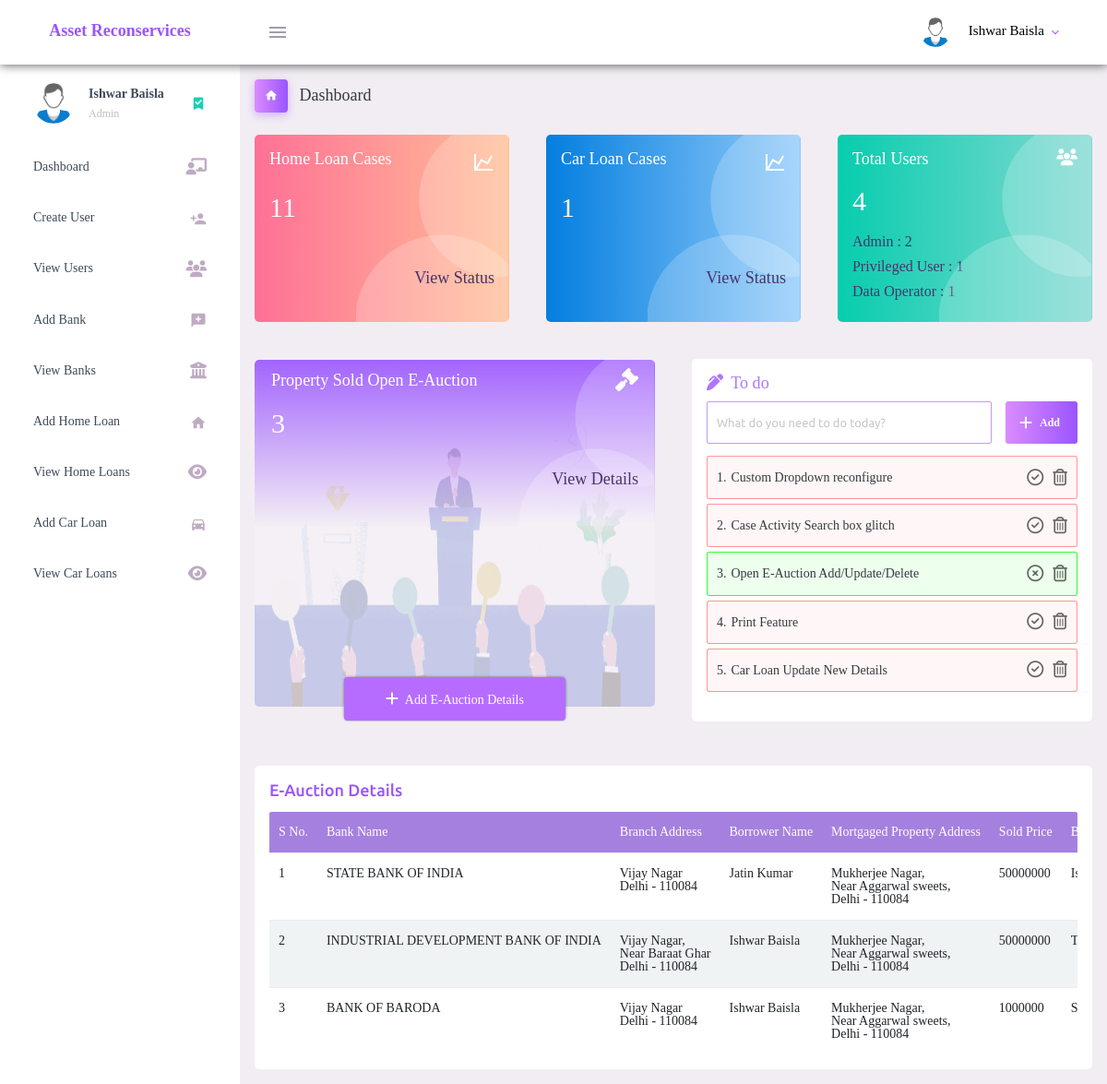
Before: / (signed in) with the older database file.
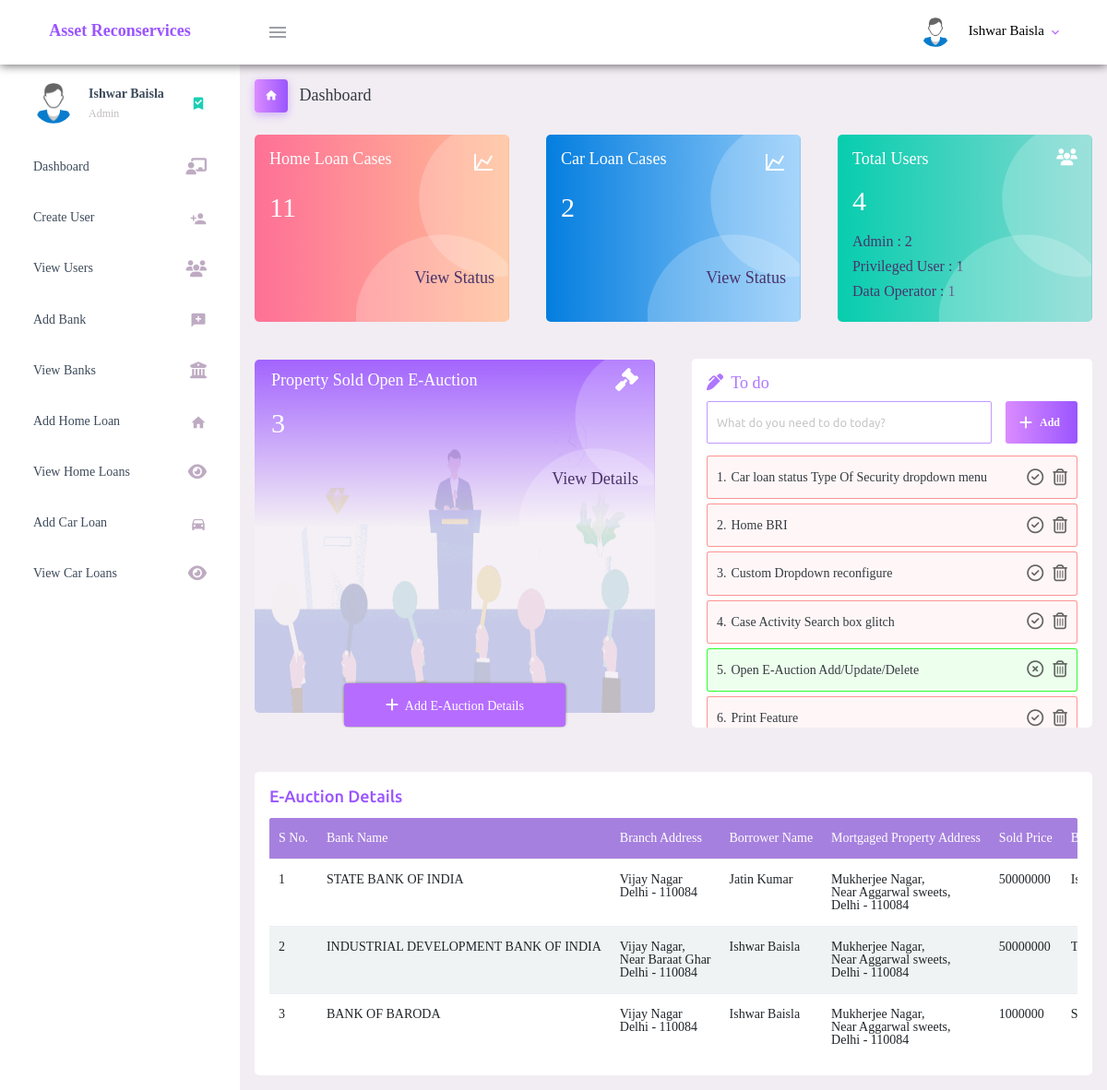
After: the same page with the newer database file.
### tables this page shows
CREATE TABLE `to_do` (
  `to_do_id` int(11) NOT NULL,
  `user_id` int(11) NOT NULL,
  `to_do_work` varchar(200) NOT NULL,
  `status` tinyint(4) NOT NULL
);

CREATE TABLE `e_auction` (
  `e_auction_id` int(11) NOT NULL,
  `bank_name` varchar(100) NOT NULL,
  `branch_address` varchar(200) NOT NULL,
  `borrower_name` varchar(50) NOT NULL,
  `property_address` varchar(200) NOT NULL,
  `sold_price` varchar(50) NOT NULL,
  `bidder_name` varchar(50) NOT NULL
);

### index.php (the view, shortened to what this page needs)
<?php
  require_once('connection.php');
  $sql = "SELECT user_id FROM user_registration WHERE user_permitted = '1'";
  $result = $conn->query($sql);
  $total_users = $result->num_rows;
  $sql = "SELECT user_id FROM user_registration WHERE user_role = '2' AND user_permitted = '1'";
  $result = $conn->query($sql);
  $total_admin = $result->num_rows;
  $sql = "SELECT user_id FROM user_registration WHERE user_role = '1' AND user_permitted = '1'";
  $result = $conn->query($sql);
  $total_privileged_user = $result->num_rows;
  $sql = "SELECT user_id FROM user_registration WHERE user_role = '0' AND user_permitted = '1'";
  $result = $conn->query($sql);
  $total_data_operator = $result->num_rows;
  $sql = "SELECT home_loan_cid FROM home_loan";
  $result = $conn->query($sql);
  $total_home_loan = $result->num_rows;
  $sql = "SELECT car_loan_cid FROM car_loan";
  $result = $conn->query($sql);
  $total_car_loan = $result->num_rows;
  $sql = "SELECT * FROM e_auction";
  $result = $conn->query($sql);
  $e_auction = array();
  while($row = $result->fetch_assoc()){
    array_push($e_auction, $row);
  }
?>
<!DOCTYPE html>
<html lang="en">
  <head>
    <?php require 'includes/layout.php'; ?>
  </head>
  <body>
    <div class="container-scroller">
      <?php require 'includes/dashboard-header.php'; ?>
      <div class="container-fluid page-body-wrapper">
        <?php require 'includes/side-navigation.php'; ?>
        <div class="main-panel">
          <div class="content-wrapper">
            <div class="page-header">
              <h3 class="page-title">
                <span class="page-title-icon bg-gradient-primary text-white mr-2">
                  <i class="mdi mdi-home"></i>
                </span> Dashboard
              </h3>
            </div>
            <div class="row">
              <div class="col-md-4 stretch-card grid-margin">
                <div class="card bg-gradient-danger card-img-holder text-white">
                  <div class="card-body">
                    <img src="assets/images/dashboard/circle.svg" class="card-img-absolute" alt="circle-image" />
                    <h4 class="font-weight-normal mb-3">Home Loan Cases <i class="mdi mdi-chart-line mdi-24px float-right"></i>
                    </h4>
                    <h2 class="mb-5"><?php echo $total_home_loan; ?></h2>
                    <h4 class="form-inline justify-content-end z-ind-10">
                      <a class="status-link" href="home-loan-current-status.php">View Status</a>
                    </h4>
                  </div>
                </div>
              </div>
              <div class="col-md-4 stretch-card grid-margin">
                <div class="card bg-gradient-info card-img-holder text-white">
                  <div class="card-body">
                    <img src="assets/images/dashboard/circle.svg" class="card-img-absolute" alt="circle-image" />
                    <h4 class="font-weight-normal mb-3">Car Loan Cases <i class="mdi mdi-chart-line mdi-24px float-right"></i>
                    </h4>
                    <h2 class="mb-5"><?php echo $total_car_loan; ?></h2>
                    <h4 class="form-inline justify-content-end z-ind-10">
                      <a class="status-link" href="car-loan-current-status.php">View Status</a>
                    </h4>
                  </div>
                </div>
              </div>
              <div class="col-md-4 stretch-card grid-margin">
                <div class="card bg-gradient-success card-img-holder text-white">
                  <div class="card-body">
                    <img src="assets/images/dashboard/circle.svg" class="card-img-absolute" alt="circle-image" />
                    <h4 class="font-weight-normal mb-3">Total Users <i class="fas fa-users mdi-24px float-right"></i>
                    </h4>
                    <h2 class="mb-3"><?php echo $total_users; ?></h2>
                    <?php
                      if($total_admin == 0)
                        $css_class_admin = 'inactive-link';
                      else $css_class_admin = 'active-link';
                      if($total_privileged_user == 0)
                        $css_class_privileged = 'inactive-link';
                      else $css_class_privileged = 'active-link';
                      if($total_data_operator == 0)
                        $css_class_operator = 'inactive-link';
                      else $css_class_operator = 'active-link';
                    ?>
                    <a class="status-link <?php echo $css_class_admin; ?>" href="view-users.php?show=2"><h5>Admin : <?php echo $total_admin; ?></h5></a>
                    <a class="status-link <?php echo $css_class_privileged; ?>" href="view-users.php?show=1"><h5>Privileged User : <?php echo $total_privileged_user; ?></h5></a>
                    <a class="status-link <?php echo $css_class_operator; ?>" href="view-users.php?show=0"><h5>Data Operator : <?php echo $total_data_operator; ?></h5></a>
                  </div>
                </div>
              </div>
              <div class="col-md-6 grid-margin stretch-card mb-0 mtp-5">
                <div class="card bg-transparent">
                  <div class="card-body max-height" style="padding-left : 0; padding-right : 0">
                    <div class="e-auction">
                        <img src="assets/css/auction-bg.png" alt="">
                        <a class="e-auction-btn" href="add-e-auction.php" target="_blank">
                          <button class="btn btn-primary"><i class="fas fa-plus mr-1"></i> Add E-Auction Details</button>
                        </a>
                        <div class="e-auction-count set-theme-bg theme-gradient-e-auction">
                          <img src="assets/images/dashboard/circle.svg" class="card-img-absolute e-auction-count-bg-img" alt="circle-image" />
                          <h4 class="font-weight-normal mb-3 form-inline justify-content-between ml-2">Property Sold Open E-Auction<i class="fas fa-gavel fs-25 mr-2"></i>
                          </h4>
                          <h2 class="mb-3 ml-2"><?php echo sizeof($e_auction); ?></h2>
                          <h4 class="form-inline justify-content-end z-ind-10 mt-3">
                            <?php if(sizeof($e_auction) > 0){ ?>
                            <label onclick="return false" class="status-link mr-2" id="scroll-to-e-auction-details">View Details</label>
                            <?php } ?>
                          </h4>
                        </div>
                    </div>
                  </div>
                </div>
              </div>
              <div class="col-md-6 grid-margin stretch-card mb-0 mtp-5">
                <div class="card">
                  <div class="card-body max-height">
                    <h4 class="theme-text"><i class="fas fa-pen-alt mr-1"></i>   To do</h4>
                    <form class="d-flex" method="POST">
                      <input style="margin-right: 10px;" type="text" id="to-do-work" class="form-control todo-list-input form-input" placeholder="What do you need to do today?">
                      <button class="add btn btn-gradient-primary font-weight-bold todo-list-add-btn btn-setting" type="submit" id="add-task"><i class="fas fa-plus mr-2"></i>Add <i class="mr-1"></i></button>
                    </form>
                    <div class="">
                      <ul id="all-to-do-list" class="">
                        <?php
                            $sql = "SELECT * FROM to_do WHERE user_id = '$_SESSION[user_id]' ORDER BY to_do_id DESC";
                            $result = $conn->query($sql);
                            $index = 0;
                          ?>
                          <?php
                            while($row = $result->fetch_assoc()){
                              if($row['status'] == '0')
                                  $css_class = 'bg-gradient-dang';
                              if($row['status'] == '1')
                                  $css_class = 'bg-gradient-suc'
                          ?>
                          <li class="<?php echo $css_class; ?>">
                              <div>
                                  <span><?php echo ($index+1).'.'; ?></span>
                                  <label><?php echo $row['to_do_work']; ?></label>
                              </div>
                              <span>
                                  <?php if($row['status'] == '0'){ ?>
                                          <i class="far fa-check-circle make-status-success"></i>
                                  <?php
                                      }
                                  ?>
                                  <?php if($row['status'] == '1'){ ?>
                                          <i class="far fa-times-circle make-status-incomplete"></i>
                                  <?php
                                      }
                                  ?>
                                  <i class="far fa-trash-alt remove-to-do-work"></i>
                              </span>
                          </li>
                          <?php
                            $index += 1;
                            }
                        ?>
                      </ul>
                    </div>
                  </div>
                </div>
              </div>
        </div>
        <?php if(sizeof($e_auction) > 0){ ?>
        <div class="card mt-5">
          <div class="card-body">
            <h4 class="card-title form-inline justify-content-between">
              E-Auction Details
            </h4>
            <div class="table-container">
              <table class="table table-hover">
                <thead>
                  <tr>
                    <th>S No.</th>
                    <th>Bank Name</th>
                    <th>Branch Address</th>
                    <th>Borrower Name</th>
                    <th>Mortgaged Property Address</th>
                    <th>Sold Price</th>
                    <th>Bidder Name</th>
                  </tr>
                </thead>
                <tbody>
                <?php
                  $serial_no = 1;
                  foreach($e_auction as $auction_detail){
                ?>
                  <tr>
                    <td><?php echo $serial_no; ?></td>
                    <td><?php echo $auction_detail['bank_name']; ?></td>
                    <td><?php echo $auction_detail['branch_address']; ?></td>
                    <td><?php echo $auction_detail['borrower_name']; ?></td>
                    <td><?php echo $auction_detail['property_address']; ?></td>
                    <td><?php echo $auction_detail['sold_price']; ?></td>
                    <td><?php echo $auction_detail['bidder_name']; ?></td>
                  </tr>
                <?php $serial_no += 1; } ?>
                </tbody>
              </table>
            </div>
          </div>
        </div>
        <?php } ?>
      </div>
    </div>
  </body>
</html>

### includes/layout.php (shortened to what this page needs)
<link rel="stylesheet" href="assets/vendors/mdi/css/materialdesignicons.min.css">
<link rel="stylesheet" href="assets/vendors/css/vendor.bundle.base.css">
<link rel="stylesheet" type="text/css" href="https://cdn.datatables.net/1.10.23/css/jquery.dataTables.css">
<link rel="stylesheet" href="assets/css/style.css">

### includes/dashboard-header.php (shortened to what this page needs)
<nav class="asset-header navbar default-layout-navbar col-lg-12 col-12 p-0 fixed-top d-flex flex-row">
  <div class="text-center navbar-brand-wrapper d-flex align-items-center justify-content-center">
    <a class="navbar-brand brand-logo" href="index.php">
      <h3 class="logo-container">
        <span style=" font-size:18px;">Asset Reconservices</span>
      </h3>
    </a>
  </div>
  <div class="navbar-menu-wrapper d-flex align-items-stretch">
    <button class="navbar-toggler navbar-toggler align-self-center" type="button" data-toggle="minimize">
      <span class="mdi mdi-menu"></span>
    </button>
    <ul class="navbar-nav navbar-nav-right">
      <li class="nav-item nav-profile dropdown">
        <a class="nav-link dropdown-toggle" id="profileDropdown" href="#" data-toggle="dropdown" aria-expanded="false">
          <div class="nav-profile-img">
            <img src="assets/images/faces-clipart/pic-1.png" alt="">
          </div>
          <div class="nav-profile-text">
            <p class="mb-1 text-black"><?php echo $_SESSION['user_full_name']; ?></p>
          </div>
        </a>
      </li>
    </div>
</nav>

### includes/side-navigation.php (shortened to what this page needs)
<?php
  $sql = "SELECT home_loan_cid FROM home_loan";
  $home_loans_res = $conn->query($sql);
  $total_home_loan_cases = $home_loans_res->num_rows;
  $sql = "SELECT car_loan_cid FROM car_loan";
  $car_loans_res = $conn->query($sql);
  $total_car_loan_cases = $car_loans_res->num_rows;
?>
<div class="sidebar-space-cover"></div>
<nav class="sidebar sidebar-offcanvas" id="sidebar">
  <ul class="nav mb-0 ">
  <li class="nav-item nav-profile">
      <a onclick="return false" href="" class="nav-link pointer-behaviour-none">
        <div class="nav-profile-image">
            <img src="assets/images/faces-clipart/pic-1.png" alt="">
        </div>
        <div class="nav-profile-text d-flex flex-column">
          <span class="font-weight-bold mb-2"><?php echo $_SESSION['user_full_name']; ?></span>
          <span class="text-secondary text-small">
            <?php
              $logged_in_user_role = $_SESSION['user_role'];
              if($logged_in_user_role == '2')
                echo 'Admin';
            ?>
          </span>
        </div>
        <i class="mdi mdi-bookmark-check text-success nav-profile-badge"></i>
      </a>
    </li>
    <li class="nav-item">
      <a class="nav-link" href="index.php">
        <span class="menu-title">Dashboard</span>
        <i class="fas fa-chalkboard-teacher menu-icon"></i>
      </a>
    </li>
    <?php if($logged_in_user_role == '2'){ ?>
    <li class="nav-item">
      <a class="nav-link" href="create-user.php  ">
        <span class="menu-title">Create User</span>
        <i class="mdi mdi-account-plus menu-icon"></i>
      </a>
    </li>
    <?php } ?>
    <?php if($logged_in_user_role == '2'){ ?>
    <li class="nav-item">
      <a class="nav-link" href="view-users.php  ">
        <span class="menu-title">View Users</span>
        <i class="fas fa-users menu-icon"></i>
      </a>
    </li>
    <?php } ?>
    <li class="nav-item">
      <a class="nav-link" href="add-bank.php  ">
        <span class="menu-title">Add Bank</span>
        <i class="mdi mdi-message-plus menu-icon"></i>
      </a>
    </li>
    <li class="nav-item">
      <a class="nav-link" href="view-banks.php  ">
        <span class="menu-title">View Banks</span>
        <i class="fas fa-university menu-icon"></i>
      </a>
    </li>
    <li class="nav-item">
      <a class="nav-link" href="home-loan.php  ">
        <span class="menu-title">Add Home Loan</span>
        <i class="mdi mdi-home menu-icon"></i>
      </a>
    </li>
    <?php if($total_home_loan_cases){ ?>
    <li class="nav-item">
      <a class="nav-link" href="view-home-loans.php  ">
        <span class="menu-title">View Home Loans</span>
        <i class="fas fa-eye menu-icon"></i>
      </a>
    </li>
    <?php } ?>
    <li class="nav-item">
      <a class="nav-link" href="car-loan.php  ">
        <span class="menu-title">Add Car Loan</span>
        <i class="mdi mdi-car menu-icon"></i>
      </a>
    </li>
    <?php if($total_car_loan_cases){ ?>
    <li class="nav-item">
      <a class="nav-link" href="view-car-loans.php  ">
        <span class="menu-title">View Car Loans</span>
        <i class="fas fa-eye menu-icon"></i>
      </a>
    </li>
    <?php } ?>
  </ul>
</nav>

Changed rows visible on the page:
no longer on this page (row unchanged): to_do: to_do_work "Car Loan Update New Details"
added to_do: to_do_work "Car loan status Type Of Security dropdown menu"
added to_do: to_do_work "Home BRI"
Other visible differences:
$total_car_loan: "1" → "2"
